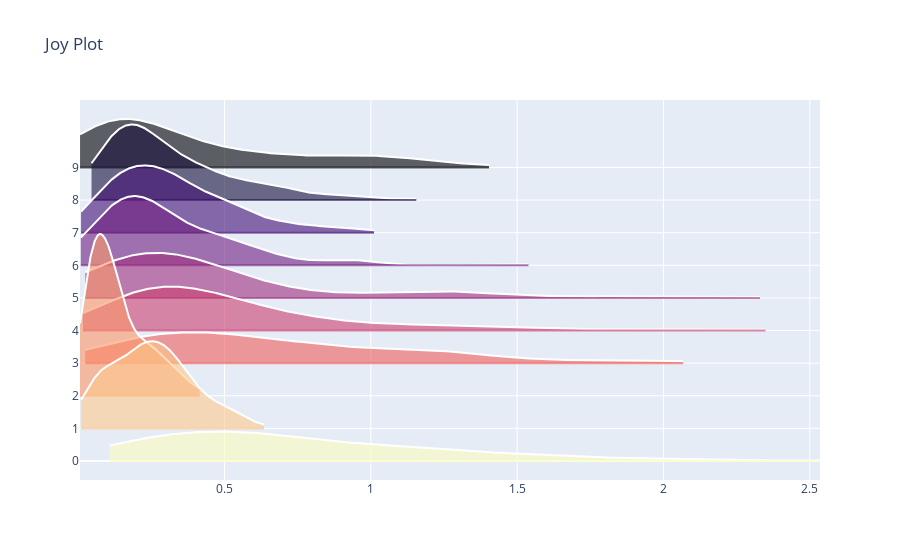

The notebook cell saved with this chart:
### Code cell
cmap = "magma" # 'viridis', 'plasma', 'inferno', 'magma', 'cividis'
delay = 19

# Start
fig = joyplot(avg_pool(feat_st_gcn[:,:,:delay])[:,:10], cmap, y_scale=1)
fig.show()

### Figure 1 — Plotly figure (JSON) as saved in the notebook; plotly's stock layout.template omitted (floating-point values rounded to 4 significant figures; data arrays with more than 128 entries replaced by an {"elided": "..."} marker saying what was removed)
{"data": [{"legendgroup": "0", "marker": {"color": "white"}, "mode": "lines", "name": "0", "showlegend": true, "type": "scatter", "x": {"elided": "500 float values"}, "xaxis": "x", "y": {"elided": "500 float values"}, "yaxis": "y"}, {"fill": "tonexty", "fillcolor": "rgba(0, 0, 4, 0.6)", "legendgroup": "0", "marker": {"color": "rgba(0, 0, 4, 0.6)"}, "mode": "lines", "name": "0", "showlegend": true, "type": "scatter", "x": {"elided": "500 float values"}, "xaxis": "x", "y": {"elided": "500 int values"}, "yaxis": "y"}, {"legendgroup": "1", "marker": {"color": "white"}, "mode": "lines", "name": "1", "showlegend": true, "type": "scatter", "x": {"elided": "500 float values"}, "xaxis": "x", "y": {"elided": "500 float values"}, "yaxis": "y"}, {"fill": "tonexty", "fillcolor": "rgba(24, 15, 61, 0.6)", "legendgroup": "1", "marker": {"color": "rgba(24, 15, 61, 0.6)"}, "mode": "lines", "name": "1", "showlegend": true, "type": "scatter", "x": {"elided": "500 float values"}, "xaxis": "x", "y": {"elided": "500 int values"}, "yaxis": "y"}, {"legendgroup": "2", "marker": {"color": "white"}, "mode": "lines", "name": "2", "showlegend": true, "type": "scatter", "x": {"elided": "500 float values"}, "xaxis": "x", "y": {"elided": "500 float values"}, "yaxis": "y"}, {"fill": "tonexty", "fillcolor": "rgba(68, 15, 118, 0.6)", "legendgroup": "2", "marker": {"color": "rgba(68, 15, 118, 0.6)"}, "mode": "lines", "name": "2", "showlegend": true, "type": "scatter", "x": {"elided": "500 float values"}, "xaxis": "x", "y": {"elided": "500 int values"}, "yaxis": "y"}, {"legendgroup": "3", "marker": {"color": "white"}, "mode": "lines", "name": "3", "showlegend": true, "type": "scatter", "x": {"elided": "500 float values"}, "xaxis": "x", "y": {"elided": "500 float values"}, "yaxis": "y"}, {"fill": "tonexty", "fillcolor": "rgba(114, 31, 129, 0.6)", "legendgroup": "3", "marker": {"color": "rgba(114, 31, 129, 0.6)"}, "mode": "lines", "name": "3", "showlegend": true, "type": "scatter", "x": {"elided": "500 float values"}, "xaxis": "x", "y": {"elided": "500 int values"}, "yaxis": "y"}, {"legendgroup": "4", "marker": {"color": "white"}, "mode": "lines", "name": "4", "showlegend": true, "type": "scatter", "x": {"elided": "500 float values"}, "xaxis": "x", "y": {"elided": "500 float values"}, "yaxis": "y"}, {"fill": "tonexty", "fillcolor": "rgba(158, 47, 127, 0.6)", "legendgroup": "4", "marker": {"color": "rgba(158, 47, 127, 0.6)"}, "mode": "lines", "name": "4", "showlegend": true, "type": "scatter", "x": {"elided": "500 float values"}, "xaxis": "x", "y": {"elided": "500 int values"}, "yaxis": "y"}, {"legendgroup": "5", "marker": {"color": "white"}, "mode": "lines", "name": "5", "showlegend": true, "type": "scatter", "x": {"elided": "500 float values"}, "xaxis": "x", "y": {"elided": "500 float values"}, "yaxis": "y"}, {"fill": "tonexty", "fillcolor": "rgba(205, 64, 113, 0.6)", "legendgroup": "5", "marker": {"color": "rgba(205, 64, 113, 0.6)"}, "mode": "lines", "name": "5", "showlegend": true, "type": "scatter", "x": {"elided": "500 float values"}, "xaxis": "x", "y": {"elided": "500 int values"}, "yaxis": "y"}, {"legendgroup": "6", "marker": {"color": "white"}, "mode": "lines", "name": "6", "showlegend": true, "type": "scatter", "x": {"elided": "500 float values"}, "xaxis": "x", "y": {"elided": "500 float values"}, "yaxis": "y"}, {"fill": "tonexty", "fillcolor": "rgba(241, 96, 93, 0.6)", "legendgroup": "6", "marker": {"color": "rgba(241, 96, 93, 0.6)"}, "mode": "lines", "name": "6", "showlegend": true, "type": "scatter", "x": {"elided": "500 float values"}, "xaxis": "x", "y": {"elided": "500 int values"}, "yaxis": "y"}, {"legendgroup": "7", "marker": {"color": "white"}, "mode": "lines", "name": "7", "showlegend": true, "type": "scatter", "x": {"elided": "500 float values"}, "xaxis": "x", "y": {"elided": "500 float values"}, "yaxis": "y"}, {"fill": "tonexty", "fillcolor": "rgba(253, 150, 104, 0.6)", "legendgroup": "7", "marker": {"color": "rgba(253, 150, 104, 0.6)"}, "mode": "lines", "name": "7", "showlegend": true, "type": "scatter", "x": {"elided": "500 float values"}, "xaxis": "x", "y": {"elided": "500 int values"}, "yaxis": "y"}, {"legendgroup": "8", "marker": {"color": "white"}, "mode": "lines", "name": "8", "showlegend": true, "type": "scatter", "x": {"elided": "500 float values"}, "xaxis": "x", "y": {"elided": "500 float values"}, "yaxis": "y"}, {"fill": "tonexty", "fillcolor": "rgba(254, 202, 141, 0.6)", "legendgroup": "8", "marker": {"color": "rgba(254, 202, 141, 0.6)"}, "mode": "lines", "name": "8", "showlegend": true, "type": "scatter", "x": {"elided": "500 float values"}, "xaxis": "x", "y": {"elided": "500 int values"}, "yaxis": "y"}, {"legendgroup": "9", "marker": {"color": "white"}, "mode": "lines", "name": "9", "showlegend": true, "type": "scatter", "x": {"elided": "500 float values"}, "xaxis": "x", "y": {"elided": "500 float values"}, "yaxis": "y"}, {"fill": "tonexty", "fillcolor": "rgba(252, 253, 191, 0.6)", "legendgroup": "9", "marker": {"color": "rgba(252, 253, 191, 0.6)"}, "mode": "lines", "name": "9", "showlegend": true, "type": "scatter", "x": {"elided": "500 float values"}, "xaxis": "x", "y": {"elided": "500 int values"}, "yaxis": "y"}], "layout": {"autosize": true, "showlegend": false, "title": {"text": "Joy Plot"}, "xaxis": {"autorange": true, "range": [0.006246, 2.535], "type": "linear"}, "yaxis": {"autorange": true, "range": [-0.5826, 11.07], "showticklabels": true, "tickvals": [0, 1, 2, 3, 4, 5, 6, 7, 8, 9], "type": "linear"}}}
